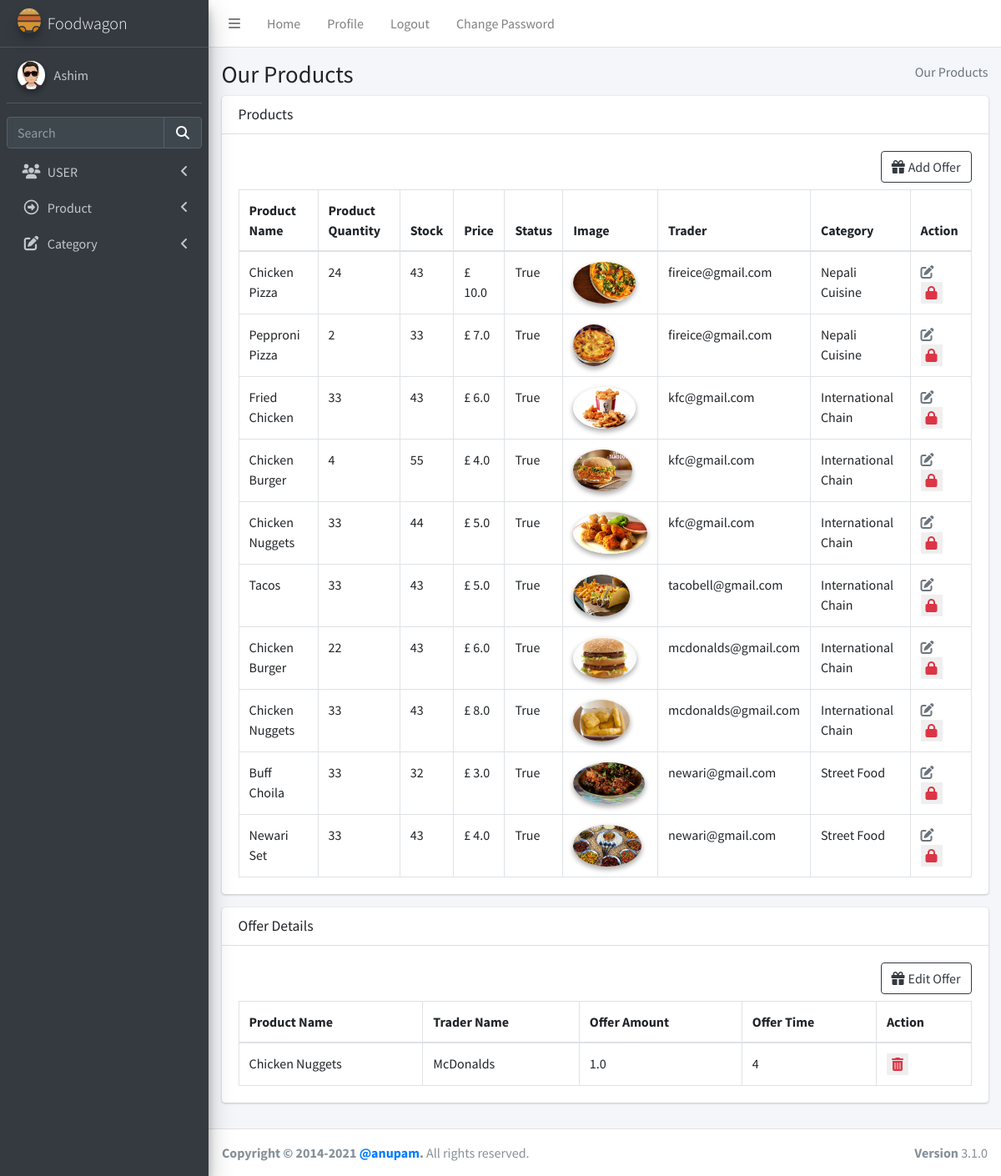
The page /product/productread/ (signed in) on the database its author committed.
### login/models.py (models this page shows, shortened)
class User(AbstractBaseUser):
    email = models.EmailField(max_length=255, unique=True, default="a@gmail.com")
    address = models.TextField(max_length=30, blank=True)
    first_name = models.TextField(max_length=30, blank=True, default="eg aster")
    last_name = models.TextField(max_length=30, blank=True)
    is_staff = models.BooleanField(default=False)  # non super-user
    is_active = models.BooleanField(default=False)
    admin = models.BooleanField(default=False)  # a superuser
    last_login = models.DateTimeField(blank=True, null=True, verbose_name="last login")
    profile_pic = models.ImageField(blank=True, null=True, upload_to="images/user/")
    USERNAME_FIELD = "email"
    def __str__(self):
        return self.email
    objects = UserManager()

### product/models.py (models this page shows, shortened)
class Product(models.Model):
    name = models.CharField(max_length=100)
    quantity = models.CharField(max_length=10)
    stock = models.IntegerField()
    price = models.FloatField(max_length=100)
    image = models.ImageField(upload_to="images/food/")
    trader = models.ForeignKey(User, on_delete=models.CASCADE)
    status = models.BooleanField(default=True)
    category = models.ForeignKey(Categories, on_delete=models.CASCADE)
    class Meta:
        unique_together = ("name", "trader")

class Categories(models.Model):
    name = models.CharField(max_length=100, default="street food", unique=True)
    status = models.BooleanField(default=True)
    def __str__(self):
        return self.name

class Offer(models.Model):
    offer_amount = models.DecimalField(max_digits=5, decimal_places=1)
    trader_offer = models.ForeignKey(User, on_delete=models.CASCADE)
    product_offer = models.ForeignKey(Product, on_delete=models.CASCADE)
    offer_time = models.IntegerField()

### product/views.py (the view, shortened to what this page needs)
# urls.py: path("productread/", views.ProductView.as_view(), name="productread"),
class ProductView(TemplateView):
    template_name = "admin/productread.html"
    def get(self, request):
        semail = request.session["user"]
        verifyUser = users.objects.filter(email=semail).first()
        if verifyUser.admin:
            product = Product.objects.all()
            offer = Offer.objects.all()
            return render(
                request, self.template_name, {"product": product, "offer": offer}
            )

### templates/admin/productread.html (shortened to what this page needs)
{%extends "admin/base.html" %} {% load static %}
{% block csspart %}
<link rel="stylesheet" href="{% static 'plugins/fontawesome-free/css/all.min.css' %}">
<link rel="stylesheet" href="{% static 'plugins/datatables-bs4/css/dataTables.bootstrap4.min.css' %}">
<link rel="stylesheet" href="{% static 'plugins/datatables-responsive/css/responsive.bootstrap4.min.css' %}">
<link rel="stylesheet" href="{% static 'dist/css/adminlte.min.css' %}">
</head>
{% endblock csspart %}
{%block bodycontent%}
<body class="hold-transition sidebar-mini">
  <div class="wrapper">
    <div class="content-wrapper">
      <section class="content-header">
        <div class="container-fluid">
          <div class="row mb-2">
            <div class="col-sm-6">
              <h1>Our Products</h1>
            </div>
            <div class="col-sm-6">
              <ol class="breadcrumb float-sm-right">
                <li class="breadcrumb-item active">Our Products</li>
              </ol>
            </div>
          </div>
        </div>
        {% if product %}
        <section class="content">
          <div class="container-fluid">
            <div class="row">
              <div class="col-12">
                <div class="card">
                  <div class="card-header">
                    <h3 class="card-title">Products</h3>
                  </div>
                  <div class="card-body">
                    <div class="mb-2 d-flex justify-content-end btn-color">
                      <a href="" class="btn btn-outline-dark " data-toggle="modal" data-target="#exampleModalCenter"><i
                          class="fas fa-gift mr-1"></i>Add Offer</a>
                    </div>
                    <table id="example2" class="table table-bordered table-hover">
                      <thead>
                        <tr>
                          <th>Product Name</th>
                          <th>Product Quantity</th>
                          <th>Stock</th>
                          <th>Price</th>
                          <th>Status</th>
                          <th>Image</th>
                          {% if user.admin%}
                          <th>Trader</th>
                          {%endif%}
                          <th>Category</th>
                          <th>Action</th>
                        </tr>
                      </thead>
                      <tbody>
                        {% for products in product %}
                        <tr>
                          <td>{{products.name}}</td>
                          <td>{{products.quantity}}</td>
                          <td>{{products.stock}}</td>
                          <td>£ {{products.price}}</td>
                          <td>{{products.status}}</td>
                          <td>
                            <img src="{{products.image.url}}" class="img-circle elevation-2" alt="User Image" />
                          </td>
                          {% if user.admin%}
                          <td>{{products.trader}}</td>
                          {%endif%}
                          <td>{{products.category}}</td>
                          <td>
                            {%if products.trader.is_active %}
                            <a class="mr-3 text-muted" href="{% url 'product:updateproduct' products.id %}"
                              title="Edit"><i class="fas fa-edit"></i></a>
                            <form action="{% url 'product:deleteproduct' products.id %}" method="POST" class=d-inline>
                              {%if products.status %}
                              <button type="submit"><i class="fas fa-lock text-danger"></i></button>
                              {%else%}
                              <button type="submit"><i class="fas fa-lock-open text-danger"></i></button>
                              {%endif%}
                            </form>
                            {%endif%}
                          </td>
                        </tr>
                        {% endfor%}
                      </tbody>
                    </table>
                  </div>
                </div>
              </div>
            </div>
          </div>
        </section>
        {% if offer %}
        <section class="content">
          <div class="container-fluid">
            <div class="row">
              <div class="col-12">
                <div class="card">
                  <div class="card-header">
                    <h3 class="card-title">Offer Details</h3>
                  </div>
                  <div class="card-body">
                    <div class="mb-2 d-flex justify-content-end btn-color">
                      <a href="" class="btn btn-outline-dark " data-toggle="modal" data-target="#editoffer"><i
                          class="fas fa-gift mr-1"></i>Edit Offer</a>
                    </div>
                    <table id="example2" class="table table-bordered table-hover">
                      <thead>
                        <tr>
                          <th>Product Name</th>
                          {% if user.admin%}
                          <th>Trader Name</th>
                          {%endif%}
                          <th>Offer Amount</th>
                          <th>Offer Time</th>
                          <th>Action</th>
                        </tr>
                      </thead>
                      <tbody>
                        {% for offers in offer %}
                        <tr>
                          <td>{{offers.product_offer.name}}</td>
                          {% if user.admin%}
                          <td>{{offers.trader_offer.first_name}}</td>
                          {%endif%}
                          <td>{{offers.offer_amount}}</td>
                          <td>{{offers.offer_time}}</td>
                          <td>
                            {%if offers.trader_offer.is_active %}
                            <form action="{% url 'product:deleteoffer' offers.id %}" method="POST" class=d-inline>
                              <button type="submit"><i class="fas fa-trash-alt text-danger"></i></button>
                            </form>
                            {%endif%}
                          </td>
                        </tr>
                        {% endfor%}
                      </tbody>
                    </table>
                  </div>
                </div>
              </div>
            </div>
          </div>
        </section>
        {%endif%}
        {%endif%}
    </div>
    {%endblock bodycontent%}

### templates/admin/base.html (shortened to what this page needs)
<!DOCTYPE html>
<html lang="en">
{% load static %}
<head>
  {% block csspart %}{% endblock csspart %}
</head>
{% block nav%}
<div class="wrapper">
  <nav class="main-header navbar navbar-expand navbar-white navbar-light">
    <ul class="navbar-nav">
      <li class="nav-item">
        <a class="nav-link" data-widget="pushmenu" href="#" role="button"><i class="fas fa-bars"></i></a>
      </li>
      <li class="nav-item d-none d-sm-inline-block">
        <a href="#" class="nav-link">Home</a>
      </li>
      <li class="nav-item d-none d-sm-inline-block"><a href="{% url 'admins:profile' user.id %}"
          class="nav-link">Profile</a></li>
      <li class="nav-item d-none d-sm-inline-block"><a href="{% url 'login:logout' %}" class="nav-link">Logout</a></li>
      <li class="nav-item d-none d-sm-inline-block" data-toggle="modal" data-target="#myModal"><a href="#"
          class="nav-link">Change Password</a></li>
    </ul>
  </nav>
  <aside class="main-sidebar sidebar-dark-primary elevation-4">
    <a href="index3.html" class="brand-link">
      <img src="{%static 'assets/img/gallery/logo.svg' %}" alt="AdminLTE Logo"
        class="brand-image img-circle elevation-3" style="opacity: 0.8" />
      <span class="brand-text font-weight-light">Foodwagon</span>
    </a>
    <div class="sidebar">
      <div class="user-panel mt-3 pb-3 mb-3 d-flex">
        <div class="image">
          {%if user.profile_pic %}
          <img src="{{ user.profile_pic.url }}" class="img-circle elevation-2" alt="User Image" />
          {% else %}
          <img src="{% static 'image/user.png' %}" class="img-circle elevation-2" alt="User Image" />
          {% endif %}
        </div>
        <div class="info">
          <a href="{% url 'admins:profile' user.id %}" class="d-block">{{ user.first_name }}</a>
        </div>
      </div>
      <div class="form-inline">
        <div class="input-group" data-widget="sidebar-search">
          <input class="form-control form-control-sidebar" type="search" placeholder="Search" aria-label="Search" />
          <div class="input-group-append">
            <button class="btn btn-sidebar">
              <i class="fas fa-search fa-fw"></i>
            </button>
          </div>
        </div>
      </div>
      <nav class="mt-2">
        <ul class="nav nav-pills nav-sidebar flex-column" data-widget="treeview" role="menu" data-accordion="false">
          {% if user.admin %}
          <li class="nav-item">
            <a href="#" class="nav-link">
              <i class="nav-icon fas fa-users"></i>
              <p>
                USER
                <i class="fas fa-angle-left right"></i>
              </p>
            </a>
          </li>
          {% endif %}
          <li class="nav-item">
            <a href="#" class="nav-link">
              <i class="nav-icon far fa-arrow-alt-circle-right"></i>
              <p>
                Product
                <i class="fas fa-angle-left right"></i>
              </p>
            </a>
          </li>
          {% if user.admin %}
          <li class="nav-item">
            <a href="{% url 'product:addcategory' %}" class="nav-link">
              <i class="nav-icon fas fa-edit"></i>
              <p>
                Category
                <i class="fas fa-angle-left right"></i>
              </p>
            </a>
          </li>
          {%endif%}
        </ul>
      </nav>
    </div>
  </aside>
  {% endblock nav%}
  {% block bodycontent%}
  {% endblock bodycontent%}
  <footer class="main-footer">
    <strong>Copyright &copy; 2014-2021
      <a href="https://adminlte.io">@anupam</a>.</strong>
    All rights reserved.
    <div class="float-right d-none d-sm-inline-block">
      <b>Version</b> 3.1.0
    </div>
  </footer>
</div>
</body>
</html>

### templates/admin/productread.html (style rules this page uses)
.elevation-2 { height: 50px; }
button { outline: none; border: none; }

### rows shown on the page
User: profile_pic (picture), first_name "Ashim"
Product: name "Chicken Pizza", quantity "24", stock "43", price "10.0", status "True", image (picture), trader "fireice@gmail.com", category "Nepali Cuisine"
Product: name "Pepproni Pizza", quantity "2", stock "33", price "7.0", status "True", image (picture), trader "fireice@gmail.com", category "Nepali Cuisine"
Product: name "Fried Chicken", quantity "33", stock "43", price "6.0", status "True", image (picture), trader "kfc@gmail.com", category "International Chain"
Product: name "Chicken Burger", quantity "4", stock "55", price "4.0", status "True", image (picture), trader "kfc@gmail.com", category "International Chain"
Product: name "Chicken Nuggets", quantity "33", stock "44", price "5.0", status "True", image (picture), trader "kfc@gmail.com", category "International Chain"
Product: name "Tacos", quantity "33", stock "43", price "5.0", status "True", image (picture), trader "tacobell@gmail.com", category "International Chain"
Product: name "Chicken Burger", quantity "22", stock "43", price "6.0", status "True", image (picture), trader "mcdonalds@gmail.com", category "International Chain"
Product: name "Chicken Nuggets", quantity "33", stock "43", price "8.0", status "True", image (picture), trader "mcdonalds@gmail.com", category "International Chain"
Product: name "Buff Choila", quantity "33", stock "32", price "3.0", status "True", image (picture), trader "newari@gmail.com", category "Street Food"
Product: name "Newari Set", quantity "33", stock "43", price "4.0", status "True", image (picture), trader "newari@gmail.com", category "Street Food"
Offer: product_offer.name "Chicken Nuggets", trader_offer.first_name "McDonalds", offer_amount "1.0", offer_time "4"
